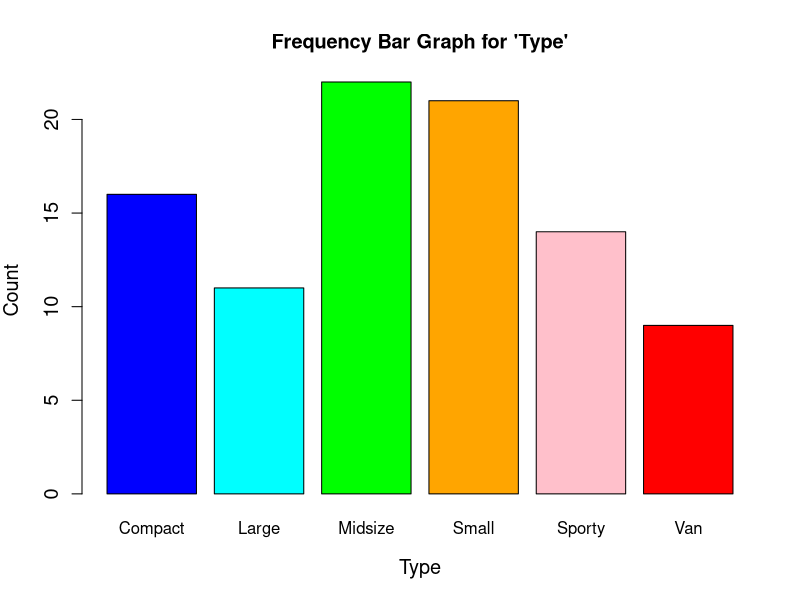
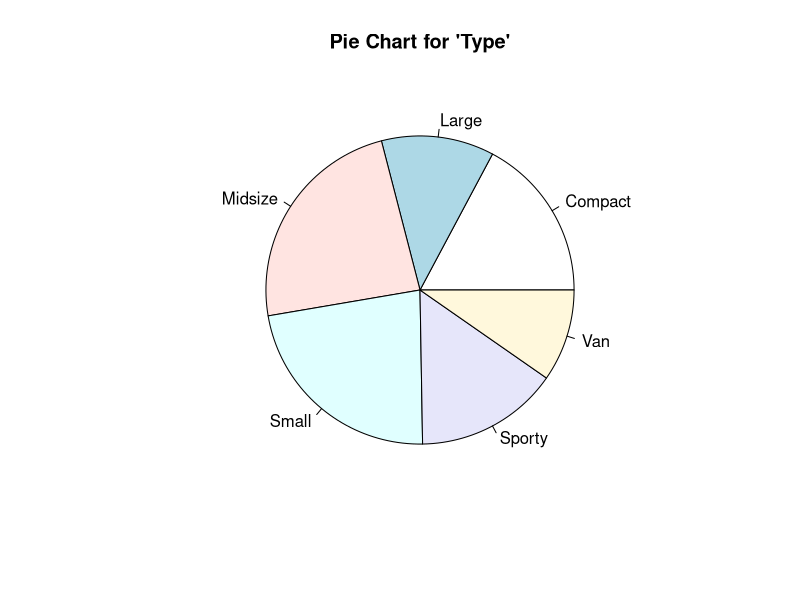
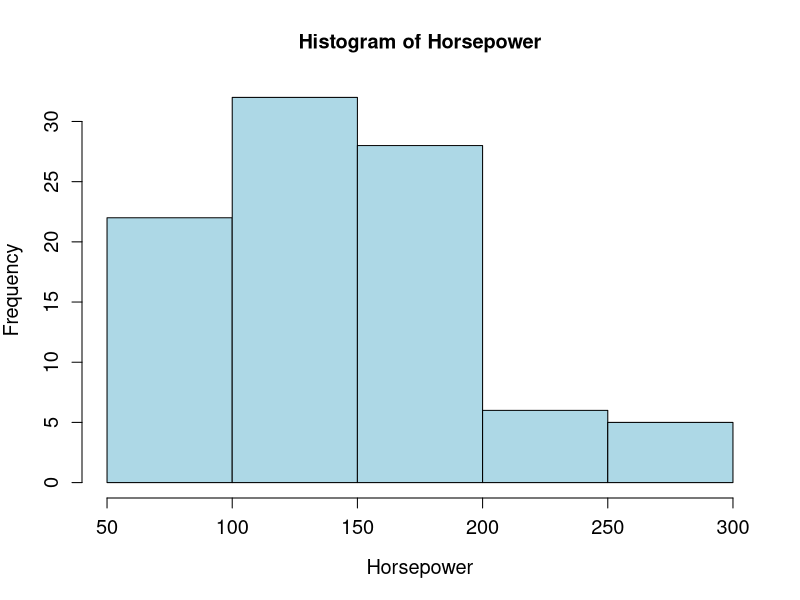
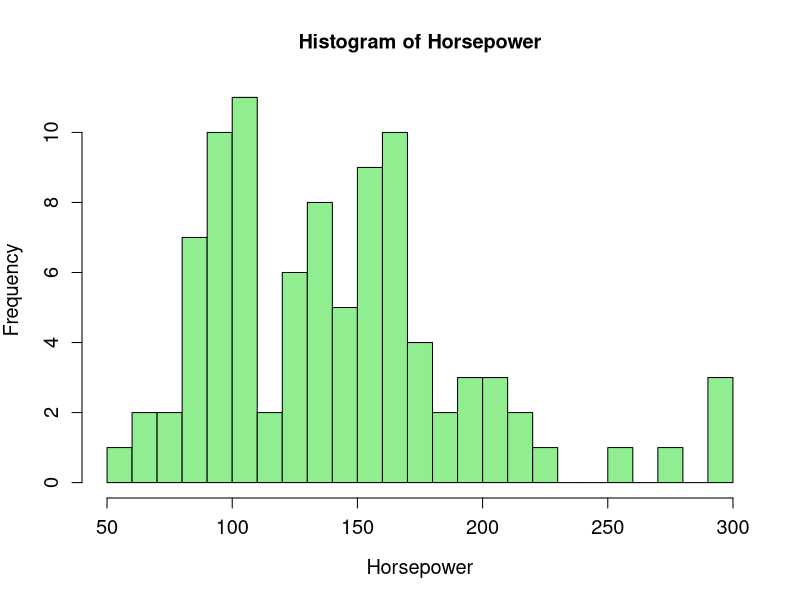
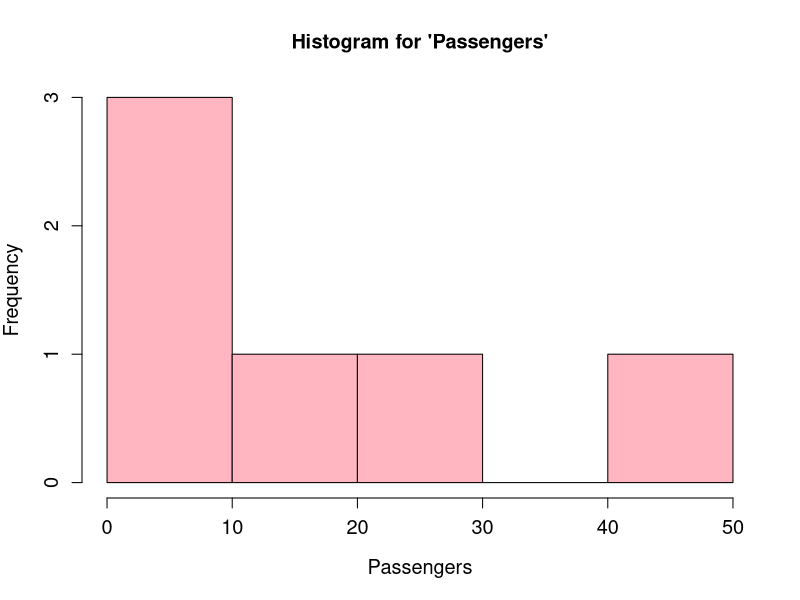
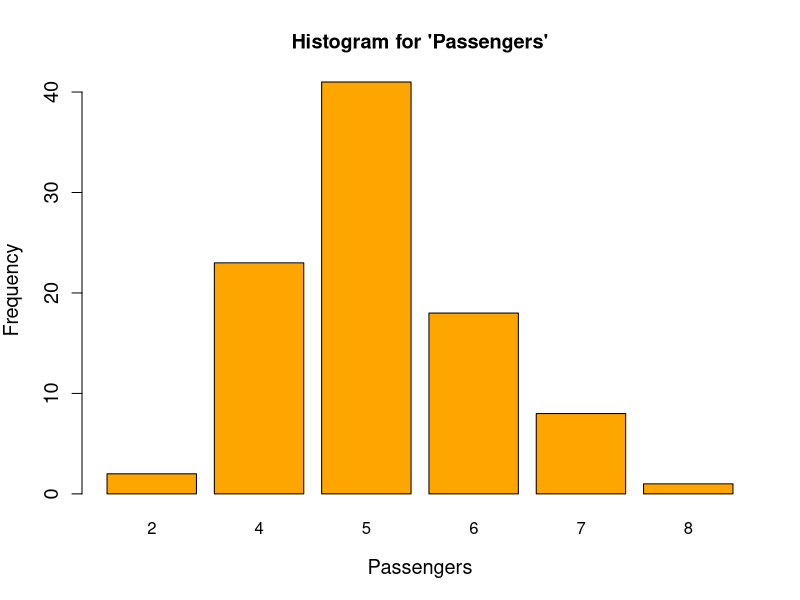

Recreate these plots in R, in order.
## ---- chunk 1
# Your code goes here
## ---- chunk 2
library(MASS)
data(Cars93)
## ---- chunk 3
head(Cars93)
## ---- chunk 4
#create frequency and relative frequency table
type_frequency <- table(Cars93$Type)
type_relative_frequency <- prop.table(type_frequency) *100

#round to 3 digits
type_frequency <- round(type_frequency, 3)
type_relative_frequency <- round(type_relative_frequency, 3)

#print tables
type_frequency
type_relative_frequency
## ---- chunk 5
barplot(type_frequency, main = "Frequency Bar Graph for 'Type'", xlab = "Type", ylab = "Count", col = c("blue", "cyan", "green", "orange", "pink", "red"), cex.lab = 1.2, cex.axis = 1.2, cex.main = 1.2)
## ---- chunk 6
pie(type_frequency, main = "Pie Chart for 'Type'", cex.lab = 1.2, cex.axis = 1.2, cex.main = 1.2)
## ---- chunk 7
hist(Cars93$Horsepower, main = "Histogram of Horsepower", xlab = "Horsepower", ylab = "Frequency", col = "lightblue", cex.lab = 1.2, cex.axis = 1.2, cex.main = 1.2)
## ---- chunk 8
hist(Cars93$Horsepower, main = "Histogram of Horsepower", xlab = "Horsepower", ylab = "Frequency", col = "lightgreen", cex.lab = 1.2, cex.axis = 1.2, cex.main = 1.2, breaks = 25)
## ---- chunk 9
total_data_points <- nrow(Cars93)
suggested_classes <- sqrt(total_data_points)
suggested_classes
## ---- chunk 10
passengers_frequency <- table(Cars93$Passengers)

hist(passengers_frequency, main = "Histogram for 'Passengers'", xlab = "Passengers",
        ylab = "Frequency", cex.lab = 1.2, cex.axis = 1.2, cex.main = 1.2, col = "lightpink")
## ---- chunk 11
passengers_frequency <- table(Cars93$Passengers)

barplot(passengers_frequency, main = "Histogram for 'Passengers'", xlab = "Passengers",
        ylab = "Frequency", cex.lab = 1.2, cex.axis = 1.2, cex.main = 1.2, col = "orange")
## ---- chunk 12

## ---- chunk 13

